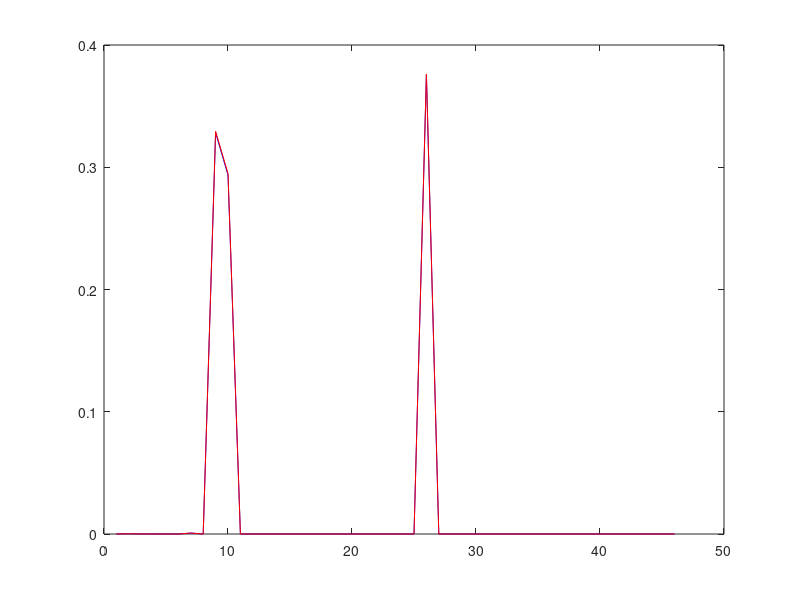
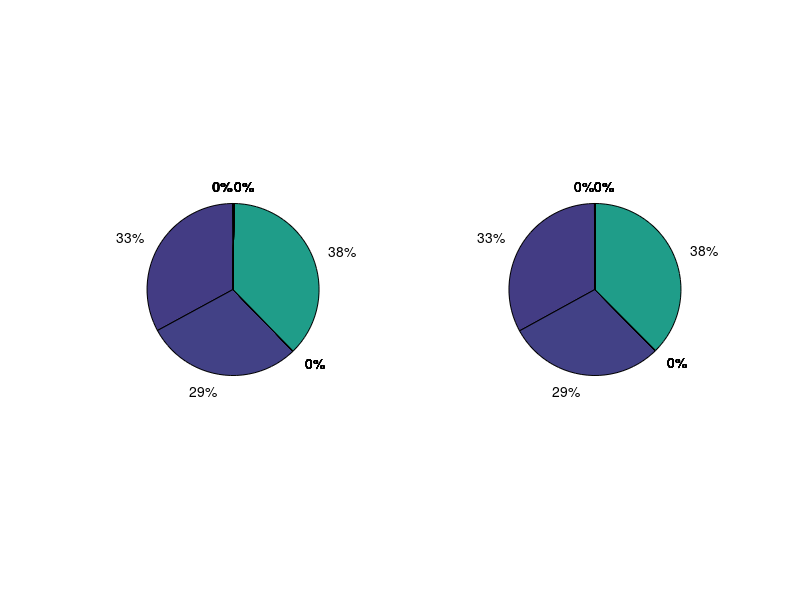
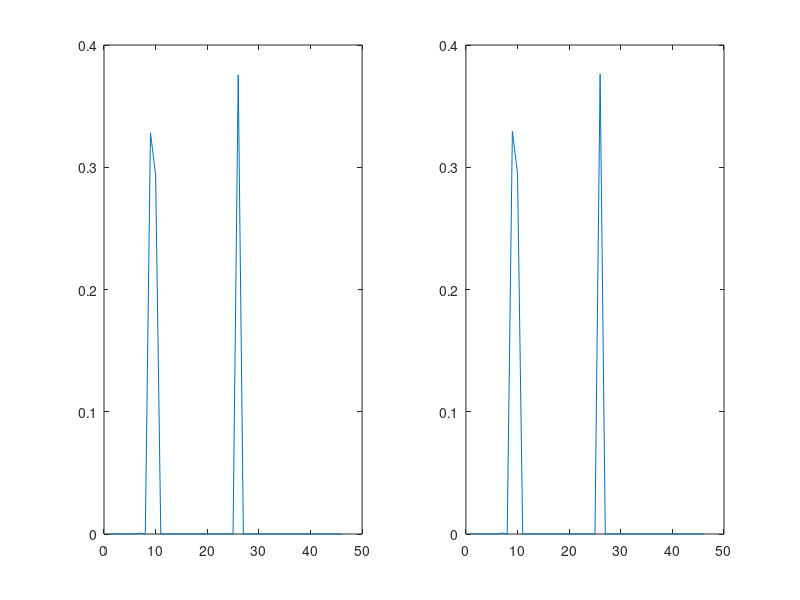
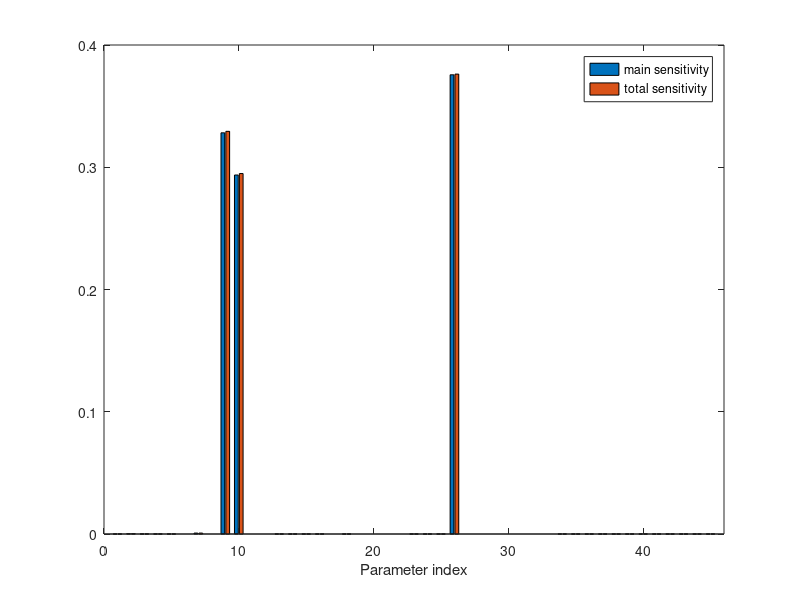

MATLAB code for these plots, in order:
clear all; clc; 
load('anovaModel90.mat');


gPC=model.gPC(:,2:end);

%% total variance of the output
valT=sum(gPC.^2);
index=model.pcIndex(:,2:end);
N=size(gPC,2);

dim=46; % total number of random parameters

%% Sobol sensitivity analysis
Ti=zeros(1,dim); %main sensitivity
Tall=zeros(1,dim); % total sensitivity


for j=1:N
    ind=index(:,j); id=find(ind>0);
    if length(id)==1
        Ti(id)=Ti(id)+gPC(j)^2;
        Tall(id)=Tall(id)+gPC(j).^2;
    else
        Tall(id)=Tall(id)+gPC(j).^2;
    end
end

Ti=Ti/valT; Tall=Tall/valT;
k=1:dim;

plot(k,Ti,'b', k, Tall,'r');

figure;
subplot(1,2,1); pie(Ti);
subplot(1,2,2); pie(Tall);

figure;
subplot(1,2,1); plot(k,Ti);
subplot(1,2,2); plot(k,Tall);

figure;
bar(k,[Ti' Tall']); 
legend('main sensitivity','total sensitivity');
xlim([0,dim]); xlabel('Parameter index')